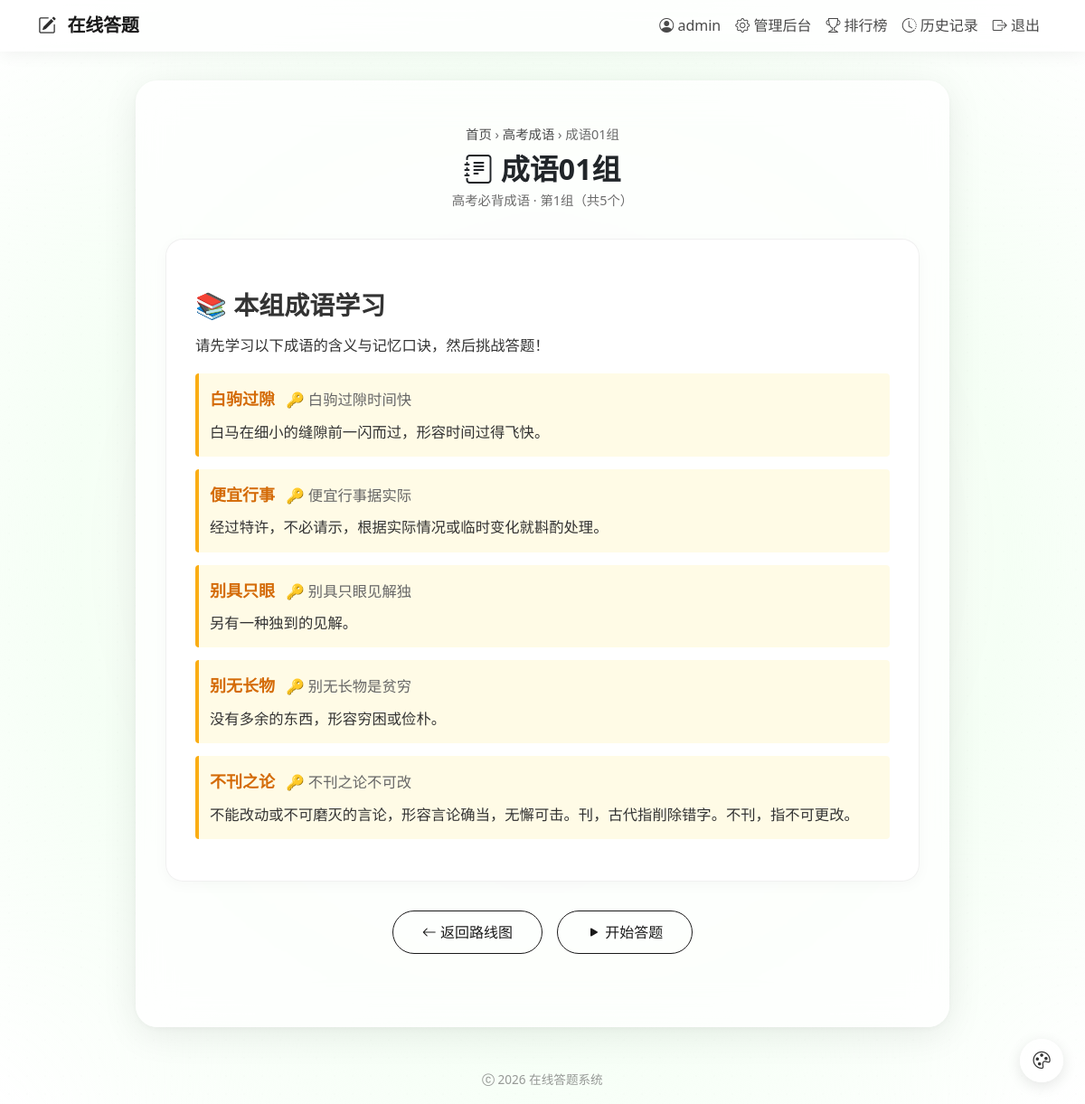
The page /study/1 (signed in) on the database its author committed.
### models.py (models this page shows)
class User(UserMixin, db.Model):
    id = db.Column(db.Integer, primary_key=True)
    username = db.Column(db.String(80), unique=True, nullable=False)
    email = db.Column(db.String(120), unique=True, nullable=False)
    password_hash = db.Column(db.String(128))
    role = db.Column(db.String(20), default='user')
    created_at = db.Column(db.DateTime, default=datetime.utcnow)
    status = db.Column(db.Boolean, default=True)
    quiz_records = db.relationship('QuizRecord', backref='user', lazy='dynamic')
    progresses = db.relationship('UserProgress', backref='user', lazy='dynamic')

class Category(db.Model):
    id = db.Column(db.Integer, primary_key=True)
    name = db.Column(db.String(100), nullable=False)
    parent_id = db.Column(db.Integer, db.ForeignKey('category.id'), nullable=True)
    sort_order = db.Column(db.Integer, default=0)
    created_at = db.Column(db.DateTime, default=datetime.utcnow)
    parent = db.relationship('Category', remote_side=[id], backref='children')
    questions = db.relationship('Question', backref='category', lazy='dynamic')
    groups = db.relationship('Group', backref='category', lazy='dynamic')
    quiz_records = db.relationship('QuizRecord', backref='category', lazy='dynamic')

class Group(db.Model):
    id = db.Column(db.Integer, primary_key=True)
    name = db.Column(db.String(100), nullable=False)
    category_id = db.Column(db.Integer, db.ForeignKey('category.id'), nullable=False)
    order = db.Column(db.Integer, default=0)
    description = db.Column(db.Text)
    study_content = db.Column(db.Text)  # 学习资料（Markdown/HTML）
    unlock_order = db.Column(db.Integer, default=0)  # 解锁序号，0=无需解锁
    background_image = db.Column(db.String(255))  # 背景图片路径
    created_at = db.Column(db.DateTime, default=datetime.utcnow)
    questions = db.relationship('Question', backref='group', lazy='dynamic')

### routes/quiz.py (the view)
@quiz_bp.route('/study/<int:group_id>')
@login_required
def study(group_id):
    group = Group.query.get_or_404(group_id)
    category = Category.query.get_or_404(group.category_id)
    progress = UserProgress.query.filter_by(user_id=current_user.id, category_id=category.id).first()
    unlocked_order = progress.last_completed_group.unlock_order if (progress and progress.last_completed_group) else 0
    if group.unlock_order > 0 and group.unlock_order > unlocked_order + 1:
        flash('请先完成前面的题组')
        return redirect(url_for('quiz.roadmap', category_id=category.id))
    return render_template('study.html', group=group, category=category, unlocked_order=unlocked_order)

### app.py (called while the page is built)
@login_manager.user_loader
def load_user(user_id):
    from models import User
    return User.query.get(int(user_id))

### templates/study.html (shortened to what this page needs)
{% extends "base.html" %}
{% block content %}
<div class="study-container" >
    <div class="study-header">
        <div class="breadcrumb-nav">
            <a href="{{ url_for('quiz.index') }}">首页</a> ›
            <a href="{{ url_for('quiz.roadmap', category_id=category.id) }}">{{ category.name }}</a> ›
            <span>{{ group.name }}</span>
        </div>
        <h2><i class="bi bi-journal-text"></i> {{ group.name }}</h2>
        {% if group.description %}
        <div class="group-meta">{{ group.description }}</div>
        {% endif %}
    </div>
    <div class="study-card">
        {% if group.study_content %}
        <div class="study-content">
            {{ group.study_content | safe }}
        </div>
        {% else %}
        <div class="no-content">
            <i class="bi bi-journal-x"></i>
            <p>该题组暂未添加学习资料</p>
            <p style="font-size:0.85rem;">管理员可以在后台为此题组添加学习内容（支持 Markdown/HTML）</p>
        </div>
        {% endif %}
    </div>
    <div class="study-actions">
        <a href="{{ url_for('quiz.roadmap', category_id=category.id) }}" class="btn btn-outline-secondary">
            <i class="bi bi-arrow-left"></i> 返回路线图
        </a>
        <a href="{{ url_for('quiz.start_group', group_id=group.id) }}" class="btn btn-primary">
            <i class="bi bi-play-fill"></i> 开始答题
        </a>
    </div>
</div>
{% endblock %}

### templates/base.html (shortened to what this page needs)
<!DOCTYPE html>
<html lang="zh">
<head>
    <link href="https://cdn.bootcdn.net/ajax/libs/twitter-bootstrap/5.1.3/css/bootstrap.min.css" rel="stylesheet">
    <link rel="stylesheet" href="https://cdn.bootcdn.net/ajax/libs/bootstrap-icons/1.8.1/font/bootstrap-icons.css">
    <link rel="stylesheet" href="https://cdn.bootcdn.net/ajax/libs/animate.css/4.1.1/animate.min.css">
</head>
<body>
    <nav class="navbar navbar-expand-lg">
        <div class="container">
            <a class="navbar-brand" href="{{ url_for('quiz.index') }}">
                <i class="bi bi-pencil-square"></i> 在线答题
            </a>
            <div class="collapse navbar-collapse" id="navbarNav">
                <ul class="navbar-nav ms-auto">
                    {% if current_user.is_authenticated %}
                        <li class="nav-item">
                            <span class="nav-link"><i class="bi bi-person-circle"></i> {{ current_user.username }}</span>
                        </li>
                        {% if current_user.role == 'admin' %}
                            <li class="nav-item">
                                <a class="nav-link" href="{{ url_for('admin.admin_dashboard') }}"><i class="bi bi-gear"></i> 管理后台</a>
                            </li>
                        {% endif %}
                        <li class="nav-item">
                            <a class="nav-link" href="{{ url_for('quiz.leaderboard') }}"><i class="bi bi-trophy"></i> 排行榜</a>
                        </li>
                        <li class="nav-item">
                            <a class="nav-link" href="{{ url_for('quiz.history') }}"><i class="bi bi-clock-history"></i> 历史记录</a>
                        </li>
                        <li class="nav-item">
                            <a class="nav-link" href="{{ url_for('auth.auth_logout') }}"><i class="bi bi-box-arrow-right"></i> 退出</a>
                        </li>
                    {% endif %}
                </ul>
            </div>
        </div>
    </nav>
    <div class="main-wrapper">
        <div class="central-card">
            {% block content %}{% endblock %}
        </div>
    </div>
    <div class="site-footer">
        <span><i class="bi bi-c-circle"></i> 2026 在线答题系统</span>
    </div>
    <div class="bg-switcher-btn" id="bgSwitcherBtn" title="更换背景">
        <i class="bi bi-palette"></i>
    </div>
</body>
</html>

### templates/base.html (style rules this page uses)
:root { --x-pos: 50; --y-pos: 50; }
* { box-sizing: border-box; }
html, body { margin: 0; padding: 0; min-height: 100vh; font-family: 'Segoe UI', system-ui, -apple-system, sans-serif; overflow-x: hidden; }
.navbar { background: rgba(255, 255, 255, 0.75) !important; backdrop-filter: blur(16px); -webkit-backdrop-filter: blur(16px); box-shadow: 0 2px 20px rgba(0, 0, 0, 0.06); border-bottom: 1px solid rgba(255, 255, 255, 0.5); z-index: 1000; position: relative; }
.navbar-brand { font-weight: 700; color: #1a1a1a !important; letter-spacing: -0.3px; }
.navbar-brand i { color: #2c2c2c; margin-right: 8px; }
.nav-link { transition: all 0.25s; color: #4a4a4a !important; font-weight: 500; }
.main-wrapper { display: flex; justify-content: center; align-items: flex-start; min-height: calc(100vh - 76px); padding: 2rem 1rem; position: relative; z-index: 1; }
.central-card { width: 100%; max-width: 900px; background: rgba(255, 255, 255, 0.72); backdrop-filter: blur(20px); -webkit-backdrop-filter: blur(20px); border-radius: 1.5rem; border: 1px solid rgba(255, 255, 255, 0.6); box-shadow: 0 8px 40px rgba(0, 0, 0, 0.08), 0 2px 8px rgba(0, 0, 0, 0.04); padding: 2rem; animation: fadeInUp 0.5s ease-out; }
.btn { border-radius: 2rem; padding: 0.5rem 1.5rem; font-weight: 500; transition: all 0.25s; background: transparent; border: 1.5px solid #1a1a1a; color: #1a1a1a; }
.btn-primary, .btn-success, .btn-outline-secondary { background: transparent; border: 1.5px solid #1a1a1a; color: #1a1a1a; }
.bg-switcher-btn { position: fixed; bottom: 1.5rem; right: 1.5rem; width: 48px; height: 48px; border-radius: 50%; background: rgba(255, 255, 255, 0.75); backdrop-filter: blur(12px); -webkit-backdrop-filter: blur(12px); border: 1px solid rgba(255, 255, 255, 0.8); box-shadow: 0 4px 16px rgba(0,0,0,0.1); cursor: pointer; z-index: 999; display: flex; align-items: center; justify-content: center; font-size: 1.2rem; color: #333; transition: all 0.3s; }
.site-footer { text-align: center; padding: 1rem 0; color: rgba(108, 108, 108, 0.7); font-size: 0.85rem; position: relative; z-index: 1; }

### templates/study.html (style rules this page uses)
.study-container { max-width: 900px; margin: 0 auto; padding: 1rem 0 3rem; }
.study-header { text-align: center; margin-bottom: 2rem; }
.study-header .breadcrumb-nav { font-size: 0.9rem; margin-bottom: 0.5rem; color: #6c6c6c; }
.study-header .breadcrumb-nav a { color: #4a4a4a; text-decoration: none; }
.study-header h2 { font-weight: 700; margin-bottom: 0.3rem; }
.study-header .group-meta { color: #6c6c6c; font-size: 0.9rem; }
.study-card { border-radius: 1.2rem; padding: 2rem; margin-bottom: 2rem; background: rgba(255, 255, 255, 0.92); border: 1px solid rgba(0, 0, 0, 0.06); box-shadow: 0 4px 16px rgba(0, 0, 0, 0.03); }
.study-content { line-height: 1.8; font-size: 1.02rem; color: #333; }
.study-content h1, .study-content h2, .study-content h3 { margin-top: 1.5rem; margin-bottom: 0.8rem; font-weight: 600; }
.study-content p { margin-bottom: 1rem; }
.study-actions { text-align: center; display: flex; gap: 1rem; justify-content: center; flex-wrap: wrap; }
.study-actions .btn { padding: 0.7rem 2rem; font-size: 1rem; }

### rows shown on the page
User: username "admin"
Category: name "高考成语"
Group: name "成语01组", description "高考必背成语 · 第1组（共5个）", study_content "📚 本组成语学习 请先学习以下成语的含义与记忆口诀，然后挑战答题！ 白驹过隙 🔑 白驹过隙时间快 白马在细小的缝隙前一闪而过，形容时间过得飞快。 便宜行事 🔑 便宜行事据实际 经过特许，不必请示，根据实际情况或临时变化就斟酌处理。 别具只眼 🔑 别具只眼见解独 另有一种独到的见解。 别无长物 🔑 别无长物是贫穷 没有多余的东西，形容穷困或俭朴。 不刊之论 🔑 不刊之论不可改 不能改动或不可磨灭的言论，形容言论确当，无懈可击。刊，古代指削除错字。不刊，指不可更改。"
